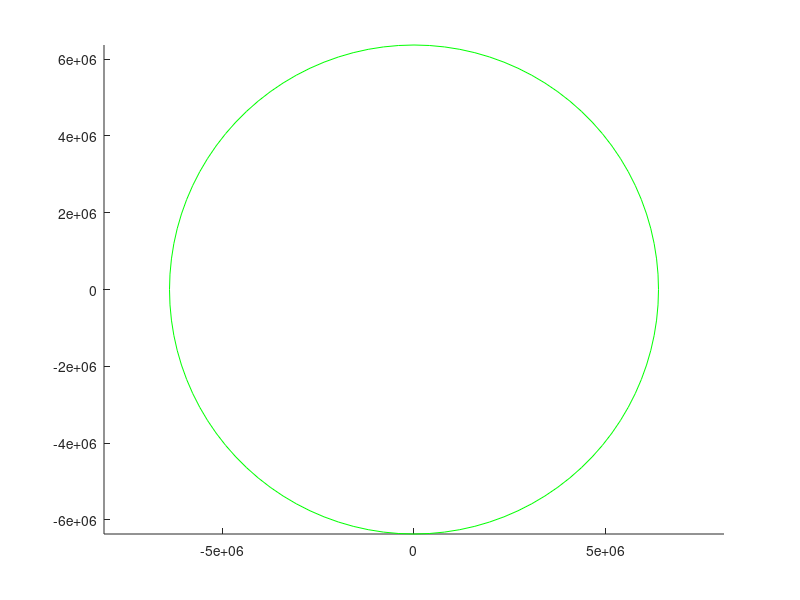

Reproduce this figure in MATLAB. (Note: this script raises an error after producing the figure.)
%% Set some shit up
clf
hold on
angleEnd = 70;
velocityEnd = 210;

%% Plot Earth
axis equal;
hold on
radiusEarth = 6371000;
th = 0:pi/50:2*pi;
xunit = radiusEarth * cos(th);
yunit = radiusEarth * sin(th);
plot(xunit, yunit, 'g');

%% Parameter Sweep
for i = 1:angleEnd
    angle = i + 9;
    disp(i/(angleEnd)*100);

    for j = 1:velocityEnd
        velocity = j*2000000;
        
        h = orbitFirstCut2(angle, velocity);
        
        X(i, j) = h(1); 
        Y(i, j) = h(2); 
        escape(i,j) = h(3); 
        
        hold on;
        if escape(i,j) == 0  
            plot(X(i,j), Y(i,j), 'r*'); 
        else 
%             plot(X(i,j), Y(i,j), 'b*');
        end
        velocitySave(i,j) = velocity;
        angleSave(i,j) = angle;

    end
end

%% PLOT EARTH AGAAAAAAIN  
        
hold on
radiusEarth = 6371000;
th = 0:pi/50:2*pi;
xunit = radiusEarth * cos(th);
yunit = radiusEarth * sin(th);
plot(xunit, yunit, 'g');
axis([-8e+6 8e+6 -8e+6 8e+6]);


